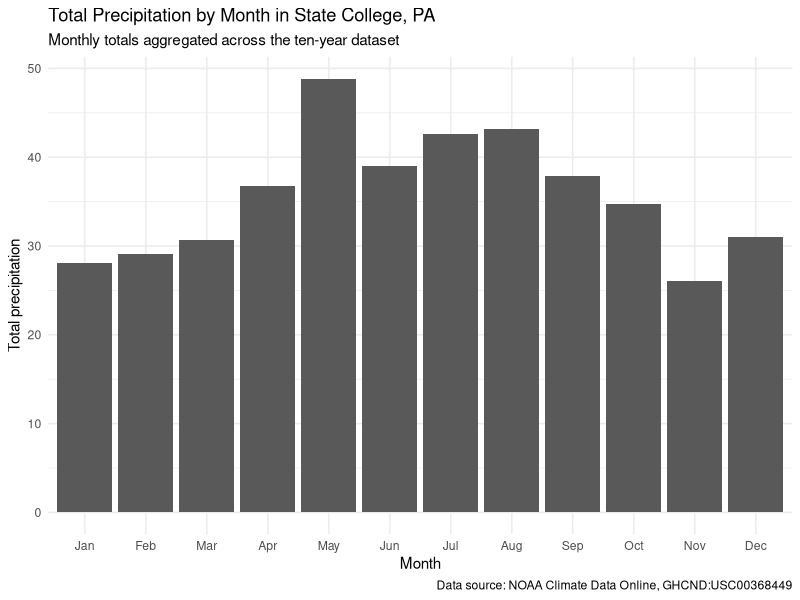

The R source for this figure:
## ---- chunk 1
# Style Guide: tidyverse style guide
# Code Header:
# Primary author: Qihaohan
# Reviewer: Ata / Jincheng

library(tidyverse)
library(lubridate)
library(knitr)
library(scales)
## ---- chunk 2
# Code Header:
# Primary author: Ata
# Reviewer: Qihaohan / Jincheng

weather_raw <- read_csv("SC_weather_10.csv", show_col_types = FALSE)
## ---- chunk 3
# Code Header:
# Primary author: Qihaohan
# Reviewer: Ata / Jincheng

weather_clean <- weather_raw |>
  rename_with(tolower) |>
  mutate(
    date = as_date(date),
    year = year(date),
    month_num = month(date),
    month = factor(
      month_num,
      levels = 1:12,
      labels = c(
        "Jan", "Feb", "Mar", "Apr", "May", "Jun",
        "Jul", "Aug", "Sep", "Oct", "Nov", "Dec"
      )
    ),
    season = case_when(
      month_num %in% c(12, 1, 2) ~ "Winter",
      month_num %in% c(3, 4, 5) ~ "Spring",
      month_num %in% c(6, 7, 8) ~ "Summer",
      month_num %in% c(9, 10, 11) ~ "Fall",
      TRUE ~ NA_character_
    ),
    season = factor(
      season,
      levels = c("Winter", "Spring", "Summer", "Fall")
    ),
    temp_range = tmax - tmin,
    rain_day = prcp > 0,
    snow_day = snow > 0,
    heavy_prcp_day = prcp >= 1,
    freezing_day = tmin <= 32
  )
## ---- chunk 4
# Code Header:
# Primary author: Qihaohan
# Reviewer: Ata / Jincheng

annual_summary <- weather_clean |>
  group_by(year) |>
  summarize(
    days_observed = n(),
    avg_maximum_temp = mean(tmax, na.rm = TRUE),
    avg_minimum_temp = mean(tmin, na.rm = TRUE),
    avg_daily_temp_range = mean(temp_range, na.rm = TRUE),
    total_precipitation = sum(prcp, na.rm = TRUE),
    total_snowfall = sum(snow, na.rm = TRUE),
    max_snow_depth = max(snwd, na.rm = TRUE),
    rain_days = sum(rain_day, na.rm = TRUE),
    snow_days = sum(snow_day, na.rm = TRUE),
    freezing_days = sum(freezing_day, na.rm = TRUE),
    .groups = "drop"
  )
## ---- chunk 5
# Code Header:
# Primary author: Ata
# Reviewer: Qihaohan / Jincheng

monthly_summary <- weather_clean |>
  group_by(month) |>
  summarize(
    avg_maximum_temp = mean(tmax, na.rm = TRUE),
    avg_minimum_temp = mean(tmin, na.rm = TRUE),
    median_daily_precipitation = median(prcp, na.rm = TRUE),
    total_precipitation = sum(prcp, na.rm = TRUE),
    total_snowfall = sum(snow, na.rm = TRUE),
    rain_days = sum(rain_day, na.rm = TRUE),
    snow_days = sum(snow_day, na.rm = TRUE),
    .groups = "drop"
  )
monthly_precipitation_plot <- ggplot(monthly_summary, aes(x = month, y = total_precipitation)) +
  geom_col() +
  labs(
    title = "Total Precipitation by Month in State College, PA",
    subtitle = "Monthly totals aggregated across the ten-year dataset",
    x = "Month",
    y = "Total precipitation",
    caption = "Data source: NOAA Climate Data Online, GHCND:USC00368449"
  ) +
  theme_minimal()

ggsave(
  filename = "figures/monthly_precipitation.png",
  plot = monthly_precipitation_plot,
  width = 7,
  height = 4.5,
  dpi = 300
)
## ---- chunk 6
# Code Header:
# Primary author: Jincheng
# Reviewer: Ata / Qihaohan

annual_temperature_plot <- ggplot(annual_summary, aes(x = year)) +
  geom_line(aes(y = avg_maximum_temp, linetype = "Average maximum"), linewidth = 1) +
  geom_point(aes(y = avg_maximum_temp, shape = "Average maximum"), size = 2) +
  geom_line(aes(y = avg_minimum_temp, linetype = "Average minimum"), linewidth = 1) +
  geom_point(aes(y = avg_minimum_temp, shape = "Average minimum"), size = 2) +
  labs(
    title = "Average Daily Temperature by Year in State College, PA",
    subtitle = "NOAA daily weather station data",
    x = "Year",
    y = "Temperature (°F)",
    linetype = "Measure",
    shape = "Measure",
    caption = "Data source: NOAA Climate Data Online, GHCND:USC00368449"
  ) +
  theme_minimal()
## ---- chunk 7
# Code Header:
# Primary author: Jincheng
# Reviewer: Ata / Qihaohan

monthly_precipitation_plot <- ggplot(monthly_summary, aes(x = month, y = total_precipitation)) +
  geom_col() +
  labs(
    title = "Total Precipitation by Month in State College, PA",
    subtitle = "Monthly totals aggregated across the ten-year dataset",
    x = "Month",
    y = "Total precipitation",
    caption = "Data source: NOAA Climate Data Online, GHCND:USC00368449"
  ) +
  theme_minimal()
## ---- chunk 8
# Code Header:
# Primary author: Qihaohan
# Reviewer: Ata / Jincheng

seasonal_temperature_plot <- ggplot(weather_clean, aes(x = season, y = tmax)) +
  geom_boxplot() +
  labs(
    title = "Distribution of Daily Maximum Temperature by Season",
    subtitle = "Boxplots show seasonal differences in daily high temperatures",
    x = "Season",
    y = "Daily maximum temperature (°F)",
    caption = "Data source: NOAA Climate Data Online, GHCND:USC00368449"
  ) +
  theme_minimal()
## ---- chunk 9
# Code Header:
# Primary author: Qihaohan
# Reviewer: Ata / Jincheng

precipitation_distribution_plot <- ggplot(weather_clean, aes(x = prcp)) +
  geom_histogram(bins = 35) +
  labs(
    title = "Distribution of Daily Precipitation",
    subtitle = "Most days have little or no measured precipitation",
    x = "Daily precipitation",
    y = "Number of days",
    caption = "Data source: NOAA Climate Data Online, GHCND:USC00368449"
  ) +
  theme_minimal()
## ---- chunk 10
# Code Header:
# Primary author: Qihaohan
# Reviewer: Ata / Jincheng

annual_snowfall_plot <- ggplot(annual_summary, aes(x = factor(year), y = total_snowfall)) +
  geom_col() +
  labs(
    title = "Total Snowfall by Year in State College, PA",
    subtitle = "Annual snowfall totals from daily NOAA records",
    x = "Year",
    y = "Total snowfall",
    caption = "Data source: NOAA Climate Data Online, GHCND:USC00368449"
  ) +
  theme_minimal()
## ---- chunk 11
# Integrate boxplot with time series line representation----
# Code Header:
# Primary author: Jincheng
# Reviewer: Ata / Qihaohan

weather_clean$month <- factor(
  weather_clean$month,
  levels = c(
    "Jan", "Feb", "Mar", "Apr", "May", "Jun",
    "Jul", "Aug", "Sep", "Oct", "Nov", "Dec"
  )
)

fig_monthly_temp_improved <- ggplot(weather_clean, aes(x = month, y = tmax)) +
  geom_boxplot(alpha = 0.6) +
  stat_summary(
    aes(group = 1),
    fun = median,
    geom = "line",
    linewidth = 1
  ) +
  stat_summary(
    fun = median,
    geom = "point",
    size = 2
  ) +
  labs(
    title = "Monthly Distribution of Maximum Temperature",
    x = "Month",
    y = "Daily Maximum Temperature (°F)"
  ) +
  theme_minimal()
## ---- chunk 12
# Temperature-percipitation Plot---
# Code Header:
# Primary author: Jincheng
# Reviewer: Ata / Qihaohan

monthly_climate <- weather_clean %>%
  group_by(month_num, month) %>%
  summarise(
    avg_tmax = mean(tmax, na.rm = TRUE),
    avg_tmin = mean(tmin, na.rm = TRUE),
    avg_temp = mean((tmax + tmin) / 2, na.rm = TRUE),
    avg_monthly_prcp = sum(prcp, na.rm = TRUE) / n_distinct(year),
    avg_monthly_snow = sum(snow, na.rm = TRUE) / n_distinct(year),
    avg_rain_days = sum(rain_day, na.rm = TRUE) / n_distinct(year),
    avg_snow_days = sum(snow_day, na.rm = TRUE) / n_distinct(year),
    .groups = "drop"
  ) %>%
  arrange(month_num)

scale_factor <- max(monthly_climate$avg_temp, na.rm = TRUE) /
  max(monthly_climate$avg_monthly_prcp, na.rm = TRUE)

fig_monthly_temp_pcp <- ggplot(monthly_climate, aes(x = month_num)) +
  geom_col(
    aes(y = avg_monthly_prcp * scale_factor),
    alpha = 0.45,
    width = 0.65
  ) +
  geom_line(
    aes(y = avg_temp),
    linewidth = 1
  ) +
  geom_point(
    aes(y = avg_temp),
    size = 2
  ) +
  scale_x_continuous(
    breaks = 1:12,
    labels = monthly_climate$month
  ) +
  scale_y_continuous(
    name = "Average Temperature (°F)",
    sec.axis = sec_axis(
      ~ . / scale_factor,
      name = "Average Monthly Precipitation (inches)"
    )
  ) +
  labs(
    title = "Rainfall and Temperature Diagram for State College, PA",
    x = "Month"
  ) +
  theme_minimal()
